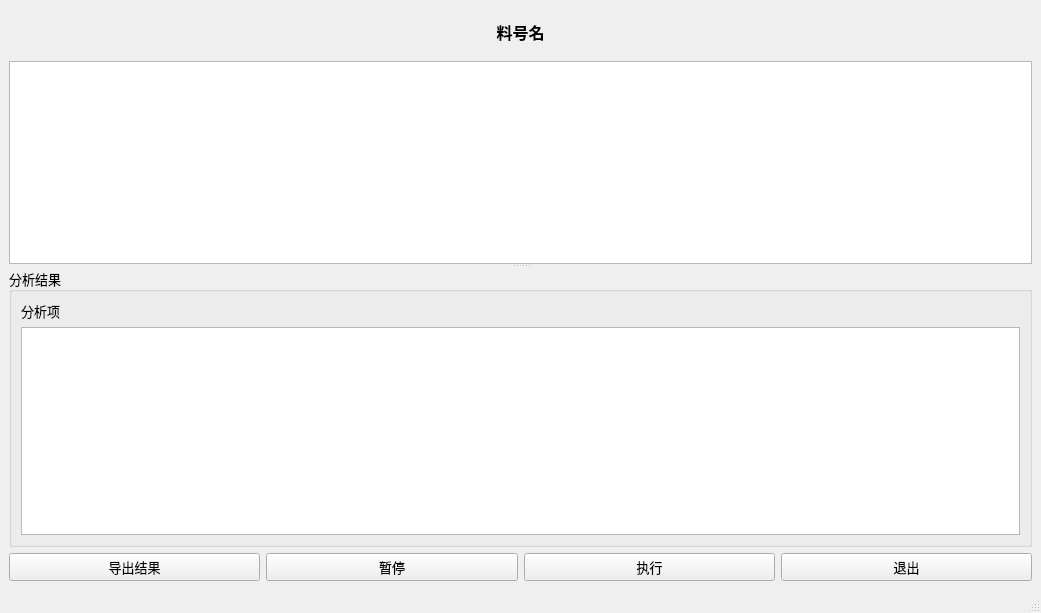
<?xml version="1.0" encoding="UTF-8"?>
<ui version="4.0">
 <class>MainWindow</class>
 <widget class="QMainWindow" name="MainWindow">
  <property name="geometry">
   <rect>
    <x>0</x>
    <y>0</y>
    <width>1041</width>
    <height>613</height>
   </rect>
  </property>
  <property name="font">
   <font>
    <family>微软雅黑</family>
    <pointsize>10</pointsize>
   </font>
  </property>
  <property name="cursor">
   <cursorShape>ArrowCursor</cursorShape>
  </property>
  <property name="windowTitle">
   <string>一键分析</string>
  </property>
  <widget class="QWidget" name="centralwidget">
   <layout class="QVBoxLayout" name="verticalLayout_2" stretch="0,1,0">
    <item>
     <widget class="QLabel" name="label_title">
      <property name="minimumSize">
       <size>
        <width>0</width>
        <height>46</height>
       </size>
      </property>
      <property name="font">
       <font>
        <family>微软雅黑</family>
        <pointsize>12</pointsize>
        <weight>75</weight>
        <bold>true</bold>
       </font>
      </property>
      <property name="text">
       <string>料号名</string>
      </property>
      <property name="alignment">
       <set>Qt::AlignCenter</set>
      </property>
     </widget>
    </item>
    <item>
     <widget class="QSplitter" name="splitter">
      <property name="orientation">
       <enum>Qt::Vertical</enum>
      </property>
      <widget class="QTableWidget" name="tableWidget"/>
      <widget class="QGroupBox" name="groupBox">
       <property name="sizePolicy">
        <sizepolicy hsizetype="Preferred" vsizetype="Expanding">
         <horstretch>0</horstretch>
         <verstretch>0</verstretch>
        </sizepolicy>
       </property>
       <property name="title">
        <string>分析结果</string>
       </property>
       <layout class="QVBoxLayout" name="verticalLayout">
        <item>
         <widget class="QLabel" name="label_item">
          <property name="text">
           <string>分析项</string>
          </property>
         </widget>
        </item>
        <item>
         <widget class="QTextEdit" name="textEdit"/>
        </item>
       </layout>
      </widget>
     </widget>
    </item>
    <item>
     <layout class="QHBoxLayout" name="horizontalLayout">
      <item>
       <widget class="QPushButton" name="pushButton_export">
        <property name="cursor">
         <cursorShape>PointingHandCursor</cursorShape>
        </property>
        <property name="text">
         <string>导出结果</string>
        </property>
       </widget>
      </item>
      <item>
       <widget class="QPushButton" name="pushButton_pause">
        <property name="cursor">
         <cursorShape>PointingHandCursor</cursorShape>
        </property>
        <property name="text">
         <string>暂停</string>
        </property>
       </widget>
      </item>
      <item>
       <widget class="QPushButton" name="pushButton_exec">
        <property name="cursor">
         <cursorShape>PointingHandCursor</cursorShape>
        </property>
        <property name="text">
         <string>执行</string>
        </property>
       </widget>
      </item>
      <item>
       <widget class="QPushButton" name="pushButton_exit">
        <property name="cursor">
         <cursorShape>PointingHandCursor</cursorShape>
        </property>
        <property name="text">
         <string>退出</string>
        </property>
       </widget>
      </item>
     </layout>
    </item>
   </layout>
  </widget>
  <widget class="QStatusBar" name="statusbar"/>
 </widget>
 <resources/>
 <connections/>
</ui>
